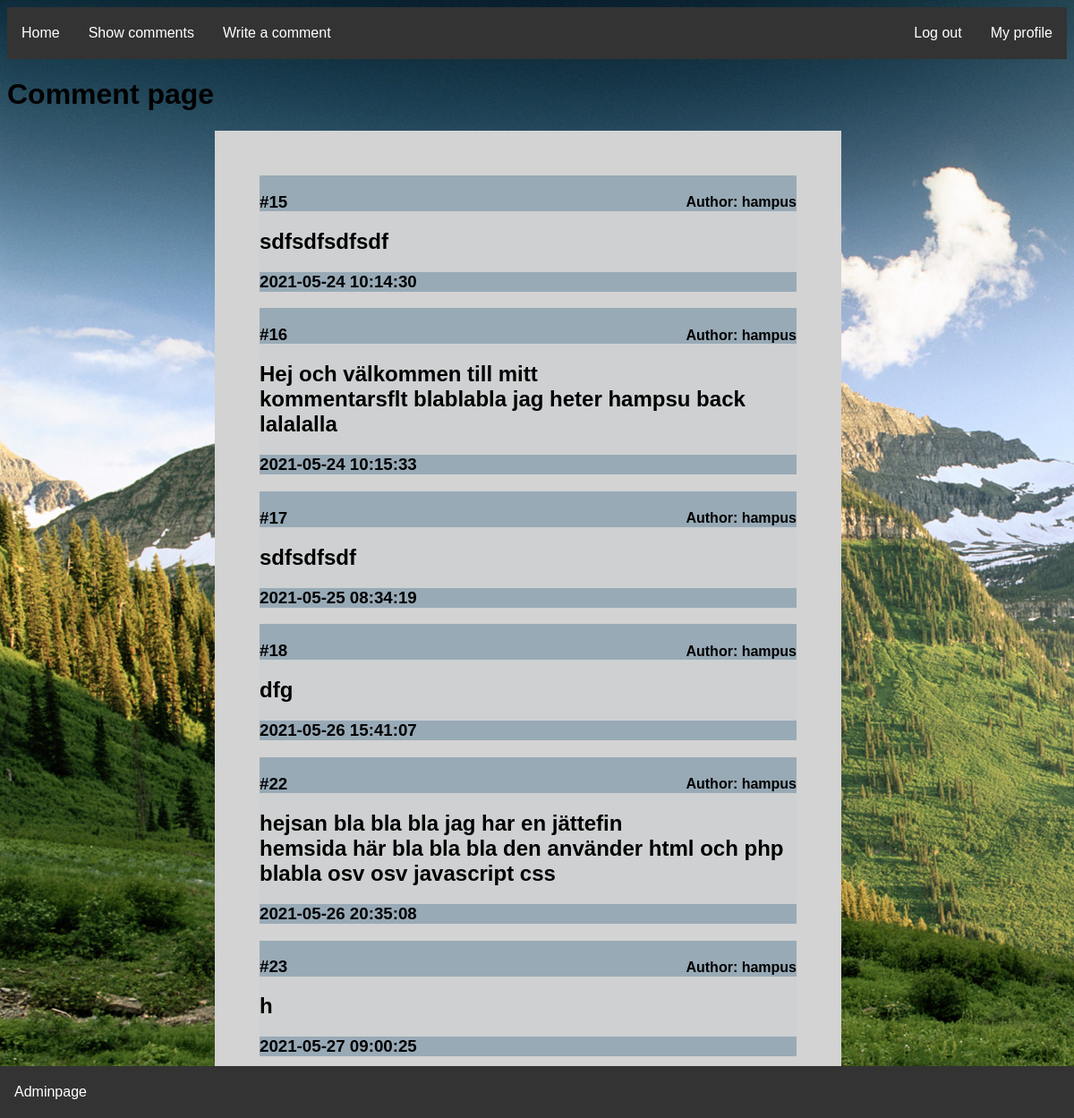
Before: /comments.php (signed in) with the older database file.
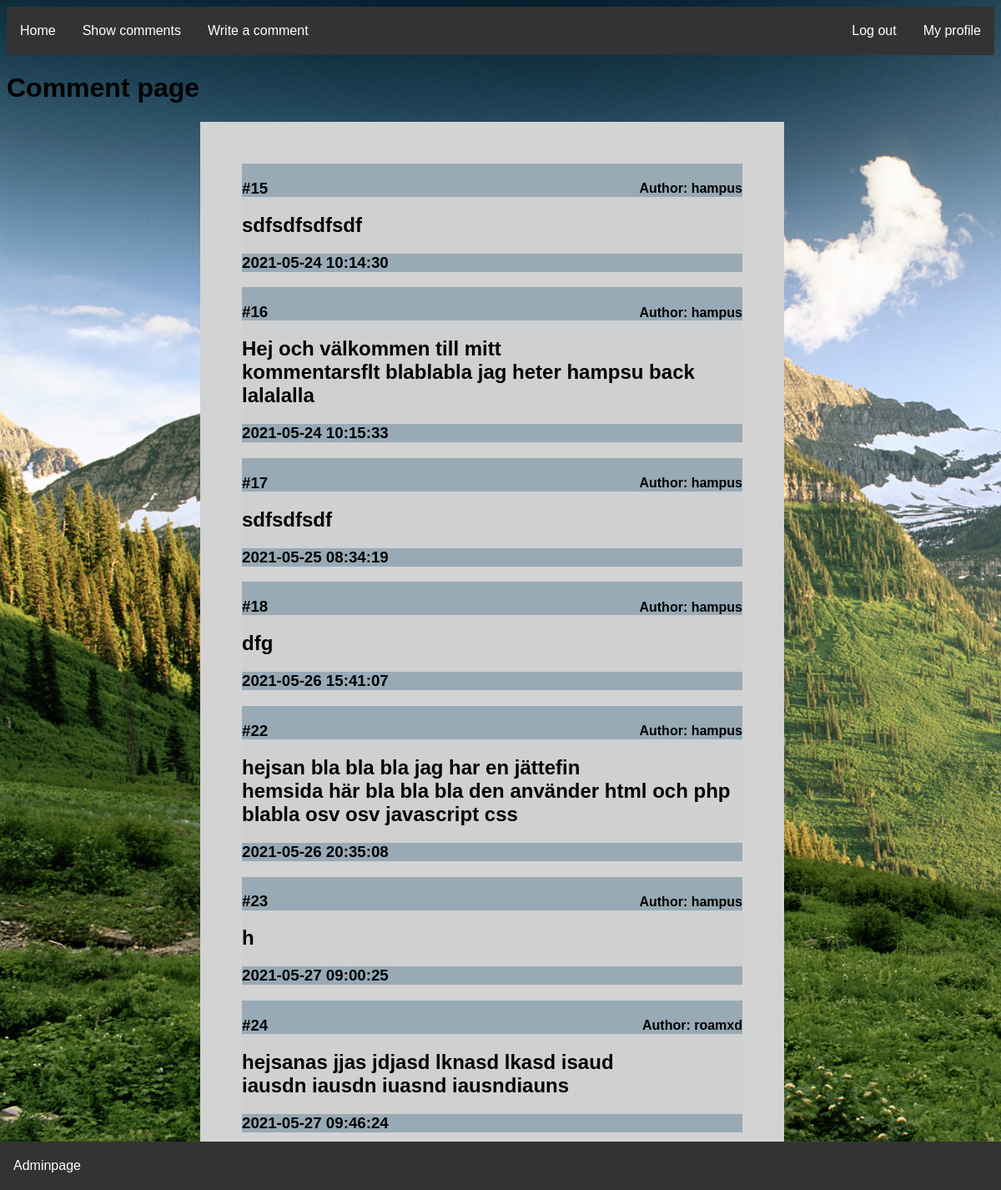
After: the same page with the newer database file.
### tables this page shows
CREATE TABLE "Comments" (
	"commentID"	INTEGER,
	"nameID"	INTEGER,
	"name"	TEXT,
	"comment"	TEXT,
	"date"	TEXT,
	PRIMARY KEY("commentID" AUTOINCREMENT)
);

### db/Comments/dbComments.php (the view, shortened to what this page needs)
<?php
function Show(){
$db = new SQLite3("db/labb2db.db");
$result = $db->query("SELECT comment, name, commentID, date FROM 'Comments' ORDER BY commentID");
echo "<div class='formDiv' id='commentPageDiv'>";
while ($row = $result->fetchArray())
{
    echo "<div class='commentBox'>
    <div class='commentTop'>
    <h3 id='idNum'> #" . $row['commentID'] . "</h3> <h4 id='idName'> Author: " . $row['name'] . "</h4>
    </div>
    <div class='commentMid'>
    <h2>" . $row['comment'] . "</h2>
    </div>
    <div class='commentBottom'>
    <h3>" . $row['date'] . "</h3>
    </div>
    </div>";
}
echo "</div>";
}
?>

### comments.php (shortened to what this page needs)
<!DOCTYPE html>
<html>
<head>
    <link rel="stylesheet" href="./css/style.css">
</head>
<body>
    <?php
include "html/_header.php";
?>
<div class="box" id="boxComment">
    <h1>Comment page </h1>
</div>
    <?php
     echo "<div id='center'>";
    include "db/Comments/dbComments.php";
    Show();
    echo "</div>";
    ?>
    <?php
include "html/_footer.php";
    ?>
</body>
</html>

### html/_header.php (shortened to what this page needs)
<ul>
        <li><a href="index.php">Home</a></li>
        <li><a href="comments.php">Show comments</a></li>
        <li><a href="writeComment.php">Write a comment</a></li>
        <?php
        if(isset($_SESSION['username'])){
            echo "<li style='float: right;'><a href='profile.php'>My profile</a></li>
            <li class='right'><a href='db/Login_Register/logout_process.php'>Log out</a></li>";
        }
        ?>
    </ul>

### html/_footer.php
<div id="spacer">
</div>
<div class="footer">
        <ul>
        <li><a href="adminpage.php">Adminpage</a></li>
</ul>
    </div>

### css/style.css (style rules this page uses)
body { background: rgb(138, 169, 194); font-family:Arial, Helvetica, sans-serif; background-image: url(../img/1620466604326.jpg); }
*, *::before, *::after { box-sizing: border-box; }
ul { list-style-type: none; margin: 0; padding: 0; overflow: hidden; background-color: #333; }
li { float: left; }
li a { display: block; color: white; text-align: center; padding: 20px 16px; text-decoration: none; }
#idNum { display: inline-block; margin-right: 300px; }
#idName { float: right; }
.commentBox { width: 600px; background-color: rgba(203, 207, 209, 0.658); padding: 0%; }
.commentTop { background-color: rgba(93, 129, 153, 0.479); height: 40px; }
.commentMid { width: 600px; }
.commentBottom { background-color: rgba(93, 129, 153, 0.479); }
#center { position: absolute; left: 20%; }
.footer { position: fixed; left: 0; bottom: 0; width: 100%; background-color: #333; color: white; text-align: center; }
#spacer { text-indent: 5em; height: 200px; }
.right { float: right; }
.formDiv { background-color: lightgray; width: 294px; min-height: 400px; padding: 50px 50px; }
#commentPageDiv { width: 700px; }

Changed rows visible on the page:
added comments: commentID "24", name "roamxd", comment "hejsanas jjas jdjasd lknasd lkasd isaud iausdn iausdn iuasnd iausndiauns", date "2021-05-27 09:46:24"
